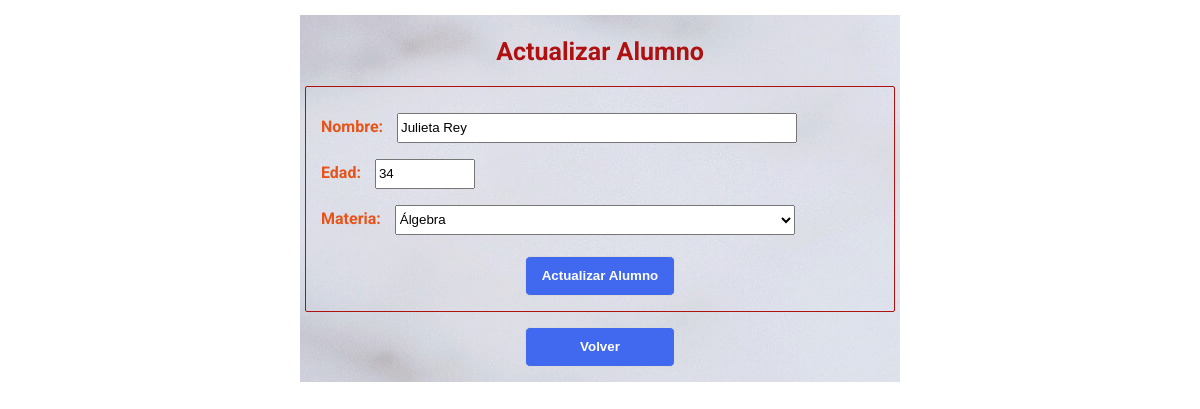
Page /actualizar-alumno/11 on the committed database.
### appuni/models.py (models this page shows)
class Alumno(models.Model):
    MATERIAS = (
        ("Programación Lógica", "Programación Lógica"),
        ("Álgebra", "Álgebra"),
        ("Programación Orientada a Objetos", "Programación Orientada a Objetos"),
        ("Administración I", "Administración I"),
        ("Contabilidad", "Contabilidad"),
        ("Principios de Economía", "Principios de Economía"),
        ("Introducción al Derecho", "Introducción al Derecho"),
        ("Teoría de la Persona", "Teoría de la Persona"),
        ("Derecho Penal I", "Derecho Penal I"),
        )
    nombre = models.CharField(max_length=128)
    edad = models.IntegerField()
    materia = models.CharField(max_length=128, choices=MATERIAS)

### appuni/views.py (the view)
# urls.py: path("actualizar-alumno/<int:pk>", views.actualizar_alumno, name="actualizar_alumno"),
def actualizar_alumno(request, pk):
    alumno_actual = Alumno.objects.get(id=pk)
    if request.method == "POST":
        form = forms.FormularioAlumno(request.POST, instance=alumno_actual)
        if form.is_valid():
            form.save()
            return HttpResponseRedirect(reverse("index"))
    else:
        form = forms.FormularioAlumno(instance=alumno_actual)
    return render(request, 'appuni/actualizar_alumno.html', {'form': form})

### appuni/forms.py
class FormularioAlumno(forms.ModelForm):
     class Meta:
        model = Alumno
        fields = ('id', 'nombre', 'edad', 'materia')
        labels = {
            'nombre': 'Nombre',
            'edad': 'Edad',
            'materia': 'Materia'
        }
        nombre = forms.CharField(max_length=128)
        edad = forms.IntegerField()
        materia = forms.ChoiceField()

### appuni/templates/appuni/actualizar_alumno.html (shortened to what this page needs)
{% extends "appuni/layout.html" %}
{% block content %}
<div class="contenedor">
<div class="formulario">
<h1 class="titulo">Actualizar Alumno</h1>
<div class="info">
<form method="post">
    {{ form.as_p }}
    <div class="botones">
    <input type="submit" value="Actualizar Alumno" class="boton2">
    </div>
</form>
</div>
<div class="botones">
<a href="{% url 'index' %}"><button>Volver</button></a>
</div>
</div>
</div>
{% endblock %}

### appuni/static/appuni/estilos.css (style rules this page uses)
* { box-sizing: border-box; }
body { font-family: 'Roboto', sans-serif; margin: 15px; background-image:url(background.jpg); display: flex; justify-content: center; }
.contenedor { margin: 0; background-image: url(background2.jpg); width: 600px; }
.formulario { margin: 0; padding-top: 5px; }
.info { margin: 10px 5px; padding: 10px 5px; border: 0.5px solid rgb(175, 16, 16); border-radius: 2px; }
h1 { color: rgb(175, 16, 16); font-size: 25px; text-align: center; margin-bottom: 20px; }
label { color: rgb(230, 84, 26); font-weight: 700; padding: 20px 10px; }
.botones { display: flex; justify-content: space-around; }
.boton, button { cursor: pointer; width: 150px; height: 40px; margin: 5px 0 15px; color: white; font-weight: 700; text-decoration: none; background-color: rgb(64, 105, 240); border: 0.5px solid #dadada; border-radius: 5px; transition-duration: 0.5s; }
.boton2 { cursor: pointer; width: 150px; height: 40px; margin: 5px 0; color: white; font-weight: 700; text-decoration: none; background-color: rgb(64, 105, 240); border: 0.5px solid #dadada; border-radius: 5px; transition-duration: 0.5s; }
input#id_nombre, select#id_materia { width: 400px; height: 30px; }
input#id_edad { width: 100px; height: 30px; }
a { color: rgb(230, 84, 26); font-weight: 700; font-size: 14; text-decoration:underline; }

### rows in the picture
Alumno: nombre "Julieta Rey", edad "34", materia "Álgebra"
